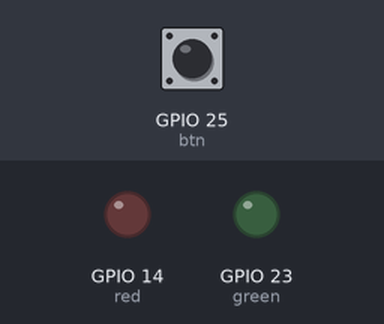
Recording of a program running on a simulated Raspberry Pi (BCM pin numbers). On the bench: output pins drawn as LEDs (lit = HIGH). Dashed ring = blinking. The inputs (shaded band) are chosen by the test bench; at power-on: GPIO 25 (btn) HIGH.

Above: at 1.2 s.
1.3 s: GPIO 25 (btn) pulled LOW for 0.15 s
At 1.57 s:
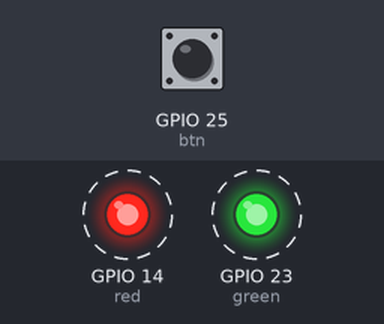
Timing chart, 0 to 10.3 s (numbered marks = the images above; inputs shaded):
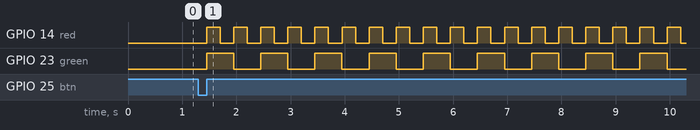

The program:

ledflash.py
```python
#!/usr/bin/python3

from gpiozero import LED, Button

btn = Button(25)
green = LED(23)
red = LED(14)

while True:
    btn.wait_for_press()
    green.blink(0.5,0.5)
    red.blink(0.25,0.25)
    btn.wait_for_press()
    green.off()
    red.off()
```

Measured:
- after the input at 1.3 s, GPIO 14 (red): alternates HIGH for 0.25 s and LOW for 0.25 s, starting after 0.15 s; GPIO 23 (green): alternates HIGH for 0.50 s and LOW for 0.50 s, starting after 0.15 s
